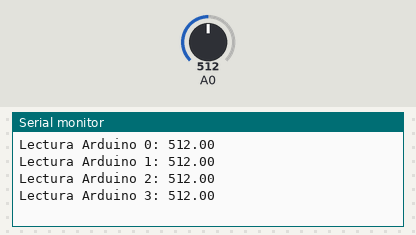
Bench run of a sketch on a simulated Arduino Uno, built with avr-gcc and run on an emulated ATmega328P. On the bench: the last lines printed to the serial monitor. The inputs (shaded band) are chosen by the test bench; at power-on: A0 = 512.

Above: at 1.2 s.
1.3 s: A0 set to 716
At 1.41 s:
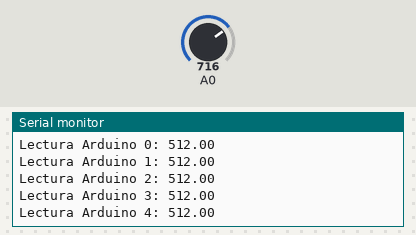
2.8 s: A0 set to 900
At 2.91 s:
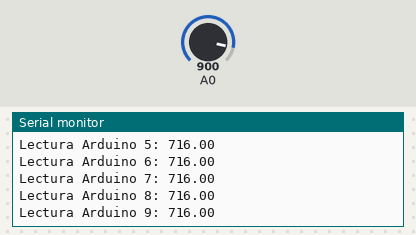
Timing chart, 0 to 5.8 s (numbered marks = the images above; inputs shaded):
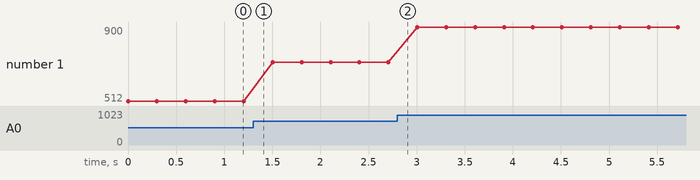

The sketch:

Arduino_COM_Serial.ino
```cpp
void setup() {
  // put your setup code here, to run once:
  Serial.begin(115200);
}

void loop() {
  // put your main code here, to run repeatedly
  for (int i = 0; i < 100; i++) {
    float valor = analogRead(A0);
    Serial.println("Lectura Arduino " + String(i) + ": " +String(valor) );
    delay(300);
  }

}
```

Measured:
- plotted number 1: 512 → 716 after the input at 1.3 s, 716 → 900 after the input at 2.8 s
